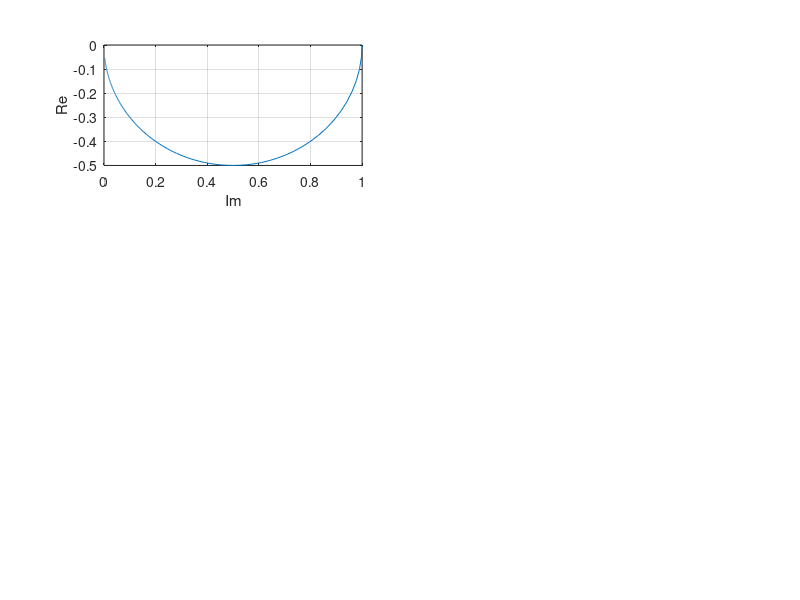

Source code (MATLAB): (Note: this script raises an error after producing the figure.)
sys = tf(2, [1, 2]);
w = 0:0.1:36;
pq = shiftdim(freqresp(sys, w));
subplot(3, 2, 1);
plot(real(pq), imag(pq))
grid on;
xlabel("Im");
ylabel("Re");

num = 2;
den = [1, 2];
w = 0:0.1:36;
[re, im, w] = nyquist(num, den, w);
subplot(3, 2, 2);
plot(re, im);
grid on;
xlabel("Im");
ylabel("Re");

sys = tf(2, [1, 2]);
w = 0:0.1:36;
pq = shiftdim(freqresp(sys, w));
subplot(3, 2, 3);
plot(w, abs(pq))
grid on;
xlabel("\omega, рад/с");
ylabel("A");

num = 2;
den = [1, 2];
w = 0:0.1:36;
[re, im, w] = nyquist(num, den, w);
subplot(3, 2, 4);
plot(w, (re.^2 + im.^2).^0.5);
grid on;
xlabel("\omega, рад/с");
ylabel("Re");

sys = tf(2, [1, 2]);
w = 0:0.1:36;
pq = shiftdim(freqresp(sys, w));
subplot(3, 2, 5);
plot(w, unwrap(angle(pq)) * 180 / pi)
grid on;
xlabel("\omega, рад/с");
ylabel("A");

w = 0:0.1:36;
W0 = 2 ./ (1i * w + 2);
subplot(3, 2, 6);
polarplot(angle(W0), abs(W0));
grid on;
